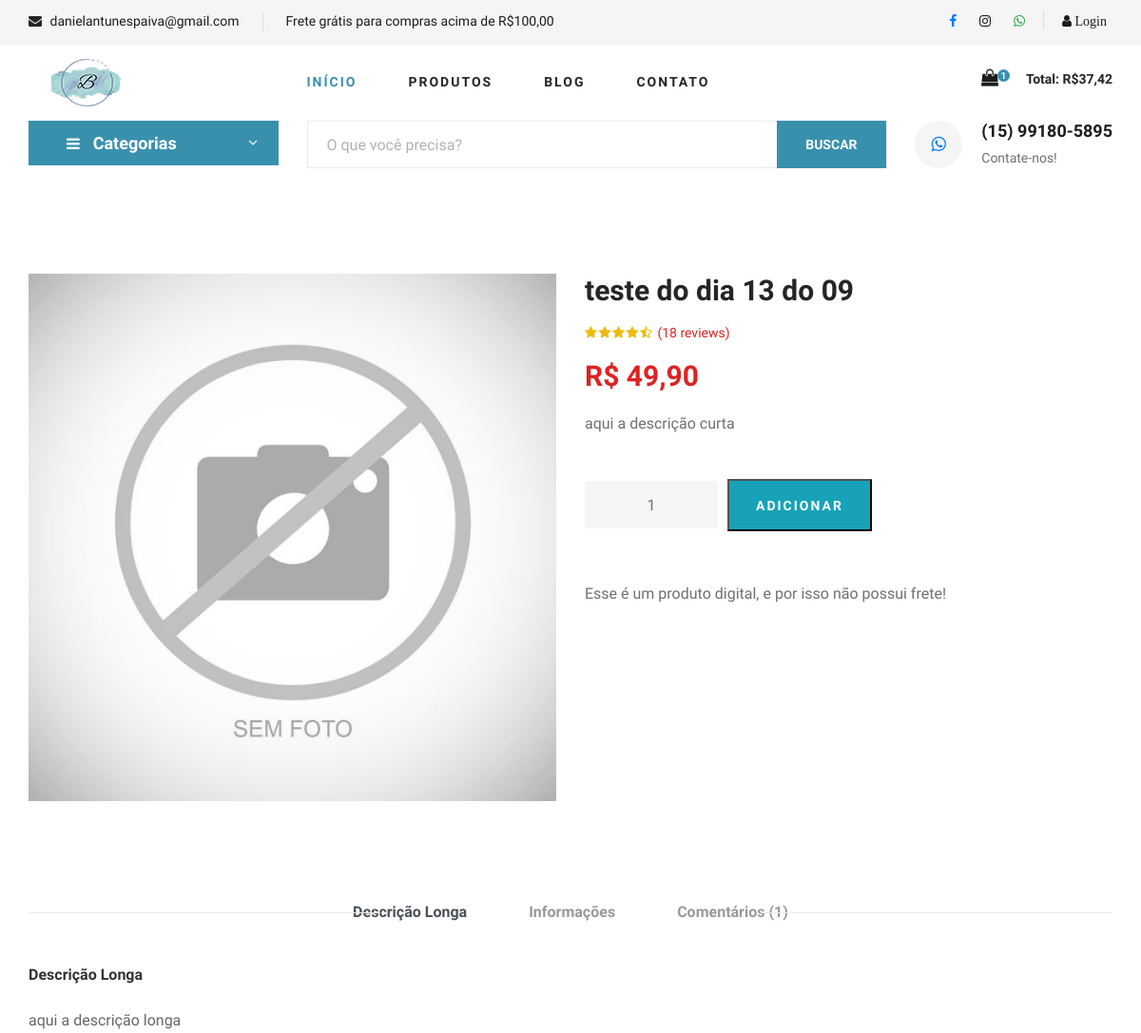
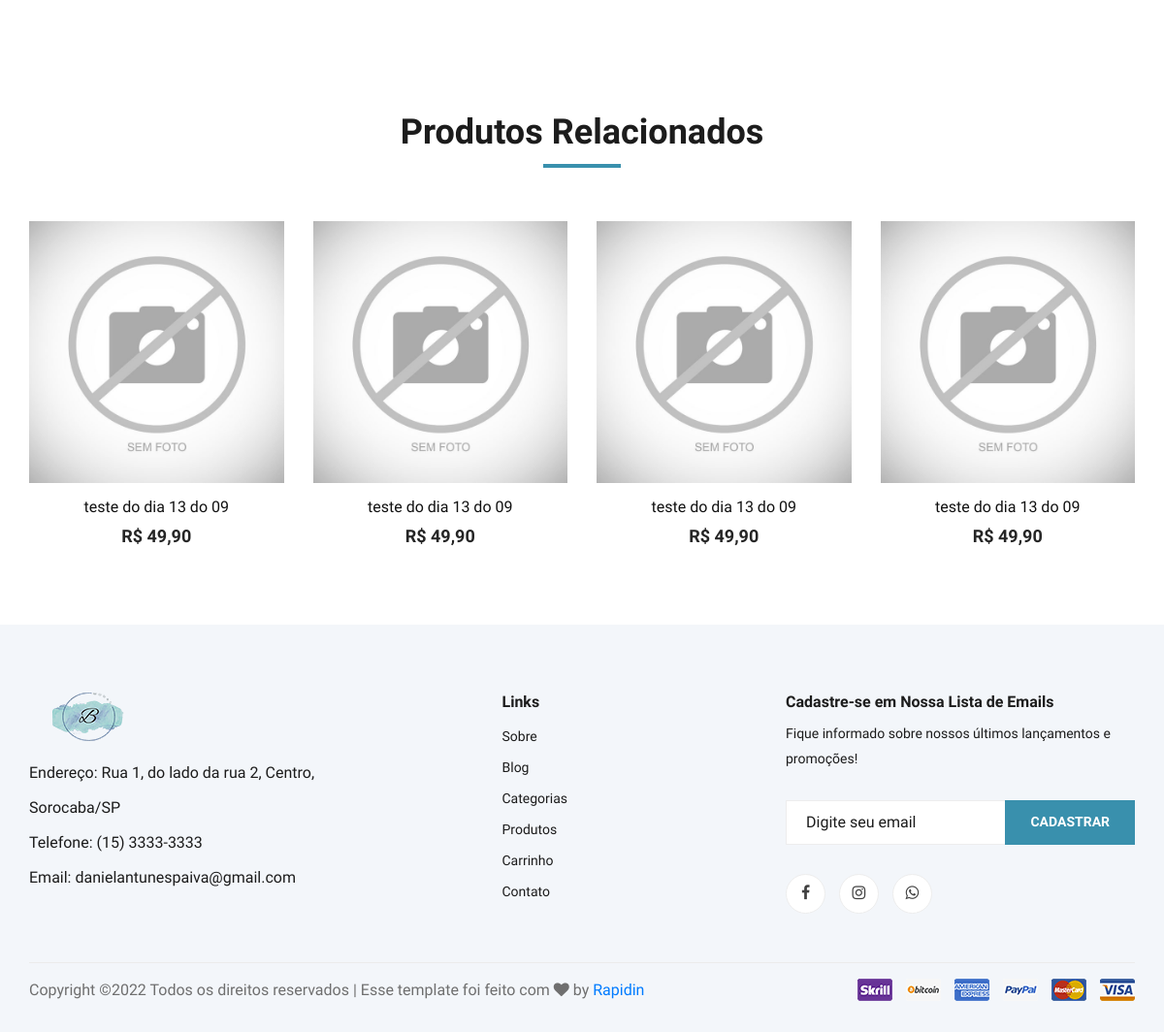
Screenshot of /produto-teste-do-dia-13-do-09 with the database file from the repository (2 pictures, top to bottom).
### tables this page shows
CREATE TABLE `promocoes` (
  `id` int(11) NOT NULL,
  `id_produto` int(11) NOT NULL,
  `valor` decimal(8,2) NOT NULL,
  `data_inicio` date NOT NULL,
  `data_final` date NOT NULL,
  `ativo` varchar(5) NOT NULL,
  `desconto` varchar(5) NOT NULL
);

CREATE TABLE `carrinho` (
  `id` int(11) NOT NULL,
  `id_usuario` int(11) NOT NULL,
  `id_produto` int(11) NOT NULL,
  `id_venda` int(11) NOT NULL,
  `quantidade` int(11) NOT NULL,
  `data` date NOT NULL,
  `combo` varchar(5) NOT NULL
);

CREATE TABLE `produtos` (
  `id` int(11) NOT NULL,
  `id_categoria` int(11) NOT NULL,
  `id_subcategoria` int(11) NOT NULL,
  `nome` varchar(100) NOT NULL,
  `nome_url` varchar(100) NOT NULL,
  `descricao` varchar(1000) DEFAULT NULL,
  `descricao_longa` text DEFAULT NULL,
  `valor` decimal(10,2) NOT NULL,
  `imagem` varchar(100) NOT NULL,
  `estoque` int(11) DEFAULT NULL,
  `tipo_envio` int(11) NOT NULL,
  `palavras` varchar(250) DEFAULT NULL,
  `ativo` varchar(5) NOT NULL,
  `peso` double(8,2) DEFAULT NULL,
  `largura` int(11) DEFAULT NULL,
  `altura` int(11) DEFAULT NULL,
  `comprimento` int(11) DEFAULT NULL,
  `modelo` varchar(100) DEFAULT NULL,
  `valor_frete` decimal(8,2) DEFAULT NULL,
  `promocao` varchar(5) DEFAULT NULL,
  `vendas` int(11) DEFAULT NULL,
  `link` varchar(150) DEFAULT NULL
);

### produto.php (the view, shortened to what the rows shown need)
<?php
require_once('conexao.php');
$produto_get = @$_GET['nome'];
?>
<?php
require_once('cabecalho.php');
require_once('cabecalho-busca.php');
$query = $pdo->query("SELECT * FROM produtos where nome_url = '$produto_get'");
$res = $query->fetchAll(PDO::FETCH_ASSOC);
$nome = $res[0]['nome'];
$imagem = $res[0]['imagem'];
$id_subcategoria = $res[0]['id_subcategoria'];
$valor = $res[0]['valor'];
$descricao = $res[0]['descricao'];
$descricao_longa = $res[0]['descricao_longa'];
$tipo_envio = $res[0]['tipo_envio'];
$peso = $res[0]['peso'];
$valor_frete = $res[0]['valor_frete'];
$valor_frete = number_format($valor_frete, 2, ',', '.');
$valor = number_format($valor, 2, ',', '.');
$query_e = $pdo->query("SELECT * FROM tipo_envios where id = '$tipo_envio'");
$res_e = $query_e->fetchAll(PDO::FETCH_ASSOC);
$tipo_frete = @$res_e[0]['tipo'];
?>
<section class="product-details spad">
    <div class="container">
        <div class="row">
            <div class="col-lg-6 col-md-6">
                <div class="product__details__pic">
                    <div class="product__details__pic__item">
                        <img class="product__details__pic__item--large" src="img/produtos/<?php echo $imagem ?>" alt="">
                    </div>
                </div>
            </div>
            <div class="col-lg-6 col-md-6">
                <div class="product__details__text">
                    <h3><?php echo $nome ?></h3>
                    <div class="product__details__rating">
                        <i class="fa fa-star"></i>
                        <i class="fa fa-star"></i>
                        <i class="fa fa-star"></i>
                        <i class="fa fa-star"></i>
                        <i class="fa fa-star-half-o"></i>
                        <span>(18 reviews)</span>
                    </div>
                    <div class="product__details__price">R$ <?php echo $valor ?></div>
                    <p><?php echo $descricao ?></p>
                    <form method="post" id="form-add">
                        <div class="product__details__quantity">
                        </div>
                        <button href="#" class="primary-btn bg-info" id="btn-add-carrinho">ADICIONAR</button>
                    </form>
                    <?php
                    if ($tipo_frete == 'sem frete') {
                        echo '<div class="product__details__text mt-2"> <p>Esse produto está com frete gratuito!</p></div>';
                    } else if ($tipo_frete == 'fixo') {
                        echo '<div class="product__details__text mt-2"> <p>Esse produto possui frete fixo de R$ ' . $valor_frete . '!<p></div>';
                    } else if ($tipo_frete == 'digital') {
                        echo '<div class="product__details__text mt-2"> <p>Esse é um produto digital, e por isso não possui frete!</p></div>';
                    } else if ($tipo_frete == 'correios') {
                    ?>
                        <div class="checkout__order__total mt-3">Calcular Frete<br>
                            <form method="post" id="form-correios">
                                <input type="hidden" id="total_peso" name="total_peso" value="<?php echo $peso ?>">
                                <input type="hidden" id="nome_produto" name="nome_produto" value="<?php echo $nome_produto ?>">
                                <div class="row mt-2">
                                    <div class="col-md-7">
                                        <div class="checkout__input">
                                            <input type="text" name="cep2" id="cep2" placeholder="Digite o CEP">
                                        </div>
                                    </div>
                                    <div class="col-md-5">
                                        <div class="checkout__input">
                                            <select name="codigo_servico_correios" id="codigo_servico_correios">
                                                <option value="0">Envio</option>
                                                <option value="40010">Sedex</option>
                                                <option value="41106">PAC</option>
                                            </select>
                                        </div>
                                    </div>
                                    <big>
                                        <div id="listar-frete"></div>
                                    </big>
                                </div>
                            </form>
                        </div>
                    <?php
                    }
                    ?>
                </div>
            </div>
            <div class="col-lg-12">
                <div class="product__details__tab">
                    <div class="tab-content">
                        <div class="tab-pane active" id="tabs-1" role="tabpanel">
                            <div class="product__details__tab__desc">
                                <h6>Descrição Longa</h6>
                                <p>
                                    <?php echo $descricao_longa ?>
                                </p>
                            </div>
                        </div>
                    </div>
                </div>
            </div>
        </div>
    </div>
</section>
<section class="related-product">
    <div class="container">
        <div class="row">
            <div class="col-lg-12">
                <div class="section-title related__product__title">
                    <h2>Produtos Relacionados</h2>
                </div>
            </div>
        </div>
        <div class="row">
            <div class="categories__slider owl-carousel">
                <?php
                $query = $pdo->query("SELECT * FROM produtos WHERE id_subcategoria = '$id_subcategoria' and ativo = 'Sim' and estoque > 0 order by id desc");
                $res = $query->fetchAll(PDO::FETCH_ASSOC);
                for ($i = 0; $i < count($res); $i++) {
                    $nome_url_produto = $res[$i]['nome_url'];
                    $nome_produto = $res[$i]['nome'];
                    $valor_produto_sem_promocao = $res[$i]['valor'];
                    $imagem_produto = $res[$i]['imagem'];
                    $promocao_produto = $res[$i]['promocao'];
                    $id_produto = $res[$i]['id'];
                    $valor_produto_sem_promocao = number_format($valor_produto_sem_promocao, 2, ',', '.');
                    if ($promocao_produto == 'Sim') {
                        $queryP = $pdo->query("SELECT * FROM promocoes WHERE id_produto = '$id_produto'");
                        $resP = $queryP->fetchAll(PDO::FETCH_ASSOC);
                        $valor_produto_promocao = $resP[0]['valor'];
                        $desconto_produto = $resP[0]['desconto'];
                        $valor_produto_promocao = number_format($valor_produto_promocao, 2, ',', '.');
                ?>
                        <div class="col-lg-4">
                            <div class="product__discount__item">
                                <div class="product__discount__item__pic set-bg" data-setbg="img/produtos/<?php echo $imagem_produto ?>">
                                    <div class="product__discount__percent"><?php echo $desconto_produto ?>%</div>
                                    <ul class="product__item__pic__hover">
                                        <li><a href="produto-<?php echo $nome_url_produto ?>"><i class="fa fa-eye"></i></a></li>
                                        <li><a href="#" onclick="carrinhoModal('<?php echo $id_produto ?>', 'Não')"><i class="fa fa-shopping-cart"></i></a></li>
                                    </ul>
                                </div>
                                <div class="product__discount__item__text">
                                    <h5><a href="produto-<?php echo $nome_url_produto ?>"><?php echo $nome_produto ?></a></h5>
                                    <div class="product__item__price">R$ <?php echo $valor_produto_promocao ?> <span>R$ <?php echo $valor_produto_sem_promocao ?></span></div>
                                </div>
                            </div>
                        </div>
                    <?php
                    } else {
                    ?>
                        <div class="col-lg-3 col-md-4 col-sm-6 mix sapatos fresh-meat">
                            <div class="featured__item">
                                <div class="featured__item__pic set-bg" data-setbg="img/produtos/<?php echo $imagem_produto ?>">
                                </div>
                                <div class="featured__item__text">
                                    <a href="produto-<?php echo $nome_url_produto ?>">
                                        <h6><?php echo $nome_produto ?></h6>
                                        <h5>R$ <?php echo $valor_produto_sem_promocao ?></h5>
                                    </a>
                                </div>
                            </div>
                        </div>
                <?php
                    }
                }
                ?>
            </div>
        </div>
    </div>
</section>
<?php
require_once('rodape.php');
?>

### cabecalho.php (shortened to what the rows shown need)
<?php
require_once('conexao.php');
$id_usuario = @$_SESSION['id_usuario'];
$res = $pdo->query("SELECT * from carrinho where id_usuario = '$id_usuario' and id_venda = 0 order by id asc");
$dados = $res->fetchAll(PDO::FETCH_ASSOC);
for ($i = 0; $i < count($dados); $i++) {
    $id_produto = $dados[$i]['id_produto'];
    $quantidade = $dados[$i]['quantidade'];
    $combo = $dados[$i]['combo'];
    if ($combo == 'Sim') {
        $res_p = $pdo->query("SELECT * from combos where id = '$id_produto' ");
        $dados_p = $res_p->fetchAll(PDO::FETCH_ASSOC);
        $valor_produto = $dados_p[0]['valor'];
    } else {
        $res_p = $pdo->query("SELECT * from produtos where id = '$id_produto' ");
        $dados_p = $res_p->fetchAll(PDO::FETCH_ASSOC);
        $valor_produto = $dados_p[0]['valor'];
        $promocao_produto = @$dados_p[0]['promocao'];
        if ($promocao_produto == 'Sim') {
            $res_p2 = $pdo->query("SELECT * from promocoes where id_produto = '$id_produto' ");
            $dados_p2 = $res_p2->fetchAll(PDO::FETCH_ASSOC);
            $valor_produto = $dados_p2[0]['valor'];
        }
    }
    $total_item = $valor_produto * $quantidade;
    @$total_carrinho = @$total_carrinho + $total_item;
    $valor_produto = number_format($valor_produto, 2, ',', '.');
}
$total_carrinho = number_format($total_carrinho, 2, ',', '.');
?>
<!DOCTYPE html>
<html lang="zxx">
<head>
    <link rel="stylesheet" href="css/bootstrap.min.css" type="text/css">
    <link rel="stylesheet" href="css/font-awesome.min.css" type="text/css">
    <link rel="stylesheet" href="css/elegant-icons.css" type="text/css">
    <link rel="stylesheet" href="css/nice-select.css" type="text/css">
    <link rel="stylesheet" href="css/jquery-ui.min.css" type="text/css">
    <link rel="stylesheet" href="css/owl.carousel.min.css" type="text/css">
    <link rel="stylesheet" href="css/slicknav.min.css" type="text/css">
    <link rel="stylesheet" href="css/style.css" type="text/css">
</head>
<body>
    <header class="header">
        <div class="container">
            <div class="row">
                <div class="col-lg-3">
                    <div class="header__cart">
                        <div class="header__cart__price"><span>Total: R$<?php echo $total_carrinho ?></span></div>
                    </div>
                </div>
            </div>
        </div>
    </header>

### rows the page displays
promocoes: valor.quantidade "37,42"
produtos: imagem (picture), nome "teste do dia 13 do 09", valor "49,90", descricao "aqui a descrição curta", descricao_longa "aqui a descrição longa"

### other values shown
$email_loja "danielantunespaiva@gmail.com"
$texto_destaque "Frete grátis para compras acima de R$100,00"
$linhas "1"
$whatsapp_loja "(15) 99180-5895"
$endereco_loja "Rua 1, do lado da rua 2, Centro, Sorocaba/SP"
$tel_loja "(15) 3333-3333"
